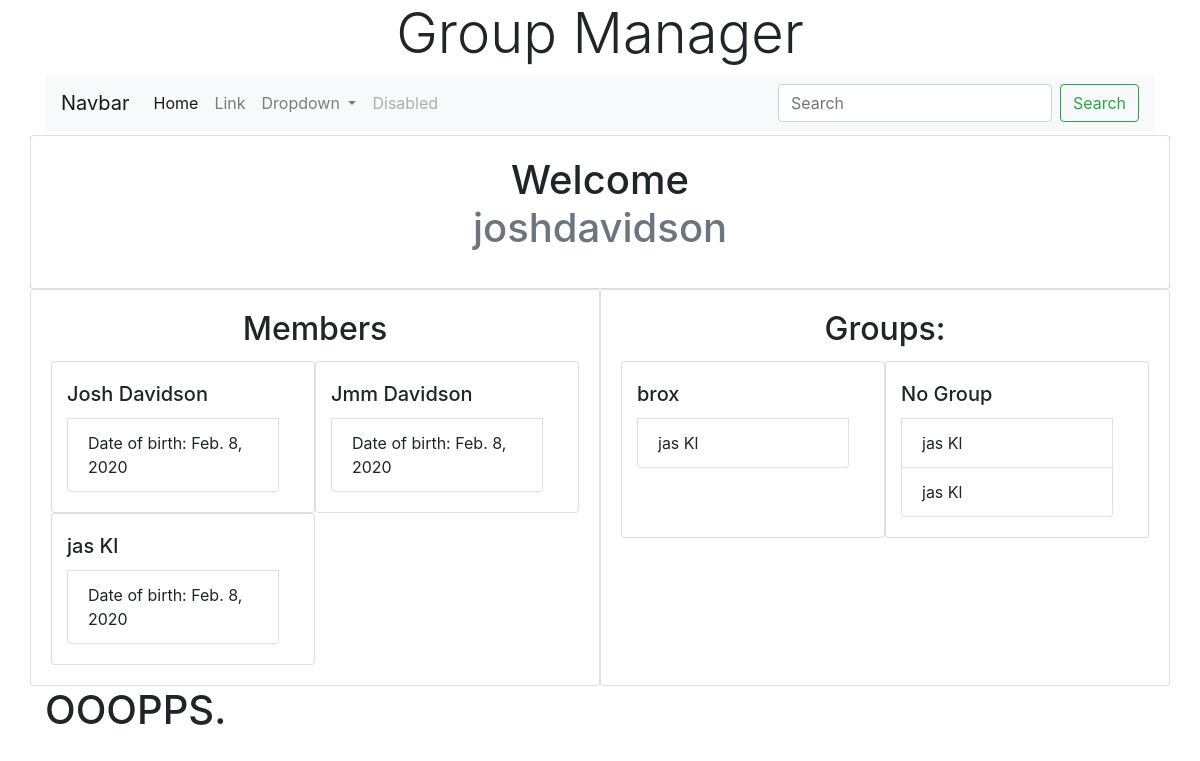
Page /app/ (signed in) on the committed database.
### groupsapp/models.py (models this page shows)
class Member(models.Model):
    first_name = models.CharField(max_length=15)
    last_name = models.CharField(max_length=15)
    dob = models.DateField(name='dob',verbose_name='Date of Birth')
    GENDER_CHOICES = [
    ('M', 'Male'),
    ('F', 'Female'),
    ('O', 'Other'),
    ('U','Unknown: Not Set')
    ]
    gender = models.CharField(max_length=1,choices=GENDER_CHOICES,default='U')
    def __str__(self):
        return self.first_name +" "+ self.last_name

class Group(models.Model):
    group_name = models.CharField(max_length=15,unique=False)
    GROUP_CHOICES = [
    ('SE', 'Section'),
    ('GR', 'Group'),
    ('DI', 'District'),
    ('CO', 'County'),
    ]
    group_type = models.CharField(max_length=2,choices=GROUP_CHOICES) #Section/Unit,Group,District,County
    def __str__(self):
        return self.group_name

### groupsapp/views.py (the view)
# urls.py: path('', views.index, name='index'),
def index(request):
    if request.user.is_authenticated:
        members = func.GetAllUserMembers(request.user)
        groups = func.GetAllMemberGroups(request.user,by_group=True)
        context = {
            'user': request.user,
            'members': members,
            'groups': groups,
        }
        return render(request,'groupsapp/index.html',context=context)
    else:
        return redirect('/accounts/login/')

### groupsapp/functions.py (called while the page is built)
def GetAllUserMembers(search):
	if search.__class__.__name__ == 'User':
		memberlist= appmodels.UserMemberLink.objects.filter(user_id=search.pk)
		memberlist = appmodels.Member.objects.filter(pk__in=memberlist.all().values_list('member_id'))
		return memberlist
	elif search.__class__.__name__ == 'Member':
		userlist = appmodels.UserMemberLink.objects.filter(member_id=search.pk)
		userlist = appmodels.User.objects.filter(pk__in=userlist.all().values_list('user_id'))
		return userlist
	else:
		return 'Unsupported object type. Please input a User or Member object.'

### groupsapp/templates/groupsapp/index.html (shortened to what this page needs)
{% extends 'base.html' %}
{% block content %}
<div class="card row">
    <div class="card-body">
        <h1 class="card-title text-center"> Welcome <p class="text-muted">{{user.username}}</p></h1>
    </div>
</div>
<div class="row">
    <div class="card col-md-6">
        <div class="card-body">
            <h2 class="card-title text-center"> Members</h2>
            <div class="row">
                {% for member in members %}
                <div class="card col-lg-6">
                    <ul class="card-body list-group">
                        <h5 class="card-title">{{ member.first_name }}  {{member.last_name}}</h5>
                        <li class="list-group-item">Date of birth: {{member.dob}}</li>
                    </ul>
                </div>
                {% empty %}
                <h2>NoTHING</h2>
                {% endfor %}
            </div>
        </div>
    </div>
    <div class="card col-md-6">
        <div class="card-body">
            <h2 class="card-title text-center">Groups:</h2>
            <div class="row">
                {% for group in groups %}
                <div class="card col-lg-6">
                    <ul class="card-body list-group">
                        <h5 class="card-title">{{ group.0 }} </h5>
                        {% for member in group.1%}
                        <li class="list-group-item">{{member}}</li>
                        {% endfor %}
                    </ul>
                </div>
                {% empty %}
                <h2>NoTHING</h2>
                {% endfor %}
            </div>
        </div>
    </div>
</div>
<h1>OOOPPS.</h1>
{% endblock %}

### templates/base.html (shortened to what this page needs)
<head>
    <link rel="stylesheet" href="https://stackpath.bootstrapcdn.com/bootstrap/4.4.0/css/bootstrap.min.css">
    <link rel="stylesheet" href="https://broxbournescouts.org.uk/CSS/global.css" type="css">
    <link rel="stylesheet" href="https://broxbournescouts.org.uk/CSS/colors.css" type="css">
</head>
<body>
    <div class="container">
    <h1 class="display-4 text-center">Group Manager</h1>
    {% block nav %}
      <nav class="navbar navbar-expand-lg navbar-light bg-light mb-1">
        <a class="navbar-brand" href="#">Navbar</a>
        <div class="collapse navbar-collapse" id="navbarSupportedContent">
          <ul class="navbar-nav mr-auto">
            <li class="nav-item active">
              <a class="nav-link" href="#">Home <span class="sr-only">(current)</span></a>
            </li>
            <li class="nav-item">
              <a class="nav-link" href="#">Link</a>
            </li>
            <li class="nav-item dropdown">
              <a class="nav-link dropdown-toggle" href="#" id="navbarDropdown" role="button" data-toggle="dropdown" aria-haspopup="true" aria-expanded="false">
                Dropdown
              </a>
            </li>
            <li class="nav-item">
              <a class="nav-link disabled" href="#">Disabled</a>
            </li>
          </ul>
          <form class="form-inline my-2 my-lg-0">
            <input class="form-control mr-sm-2" type="search" placeholder="Search" aria-label="Search">
            <button class="btn btn-outline-success my-2 my-sm-0" type="submit">Search</button>
          </form>
        </div>
      </nav>
    {% endblock %}
    {% block content %}
    {% endblock %}
    </div>
</body>

### rows in the picture
Member: first_name "Josh", last_name "Davidson", dob "Feb. 8, 2020"
Member: first_name "Jmm", last_name "Davidson", dob "Feb. 8, 2020"
Member: first_name "jas", last_name "Kl", dob "Feb. 8, 2020", first_name+last_name "jas Kl"
Group: group_name "brox"

### other values in the picture
{{ user.username }} "joshdavidson"
{{ group.0 }} "No Group"
